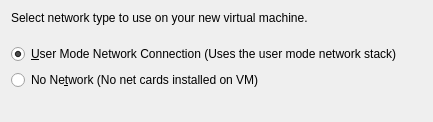
     <widget class="QWidget" name="Network_Page">
      <layout class="QGridLayout" name="gridLayout_8">
       <item row="0" column="0">
        <widget class="QLabel" name="Label_Network_Type">
         <property name="text">
          <string>Select network type to use on your new virtual machine.</string>
         </property>
        </widget>
       </item>
       <item row="1" column="0">
        <spacer name="verticalSpacer_3">
         <property name="orientation">
          <enum>Qt::Vertical</enum>
         </property>
         <property name="sizeType">
          <enum>QSizePolicy::Fixed</enum>
         </property>
         <property name="sizeHint" stdset="0">
          <size>
           <width>20</width>
           <height>13</height>
          </size>
         </property>
        </spacer>
       </item>
       <item row="2" column="0">
        <widget class="QRadioButton" name="RB_User_Mode_Network">
         <property name="text">
          <string>&amp;User Mode Network Connection (Uses the user mode network stack)</string>
         </property>
         <property name="checked">
          <bool>true</bool>
         </property>
        </widget>
       </item>
       <item row="3" column="0">
        <widget class="QRadioButton" name="RB_No_Network">
         <property name="text">
          <string>No Ne&amp;twork (No net cards installed on VM)</string>
         </property>
        </widget>
       </item>
       <item row="4" column="0">
        <spacer name="s11">
         <property name="orientation">
          <enum>Qt::Vertical</enum>
         </property>
         <property name="sizeHint" stdset="0">
          <size>
           <width>411</width>
           <height>21</height>
          </size>
         </property>
        </spacer>
       </item>
      </layout>
     </widget>
